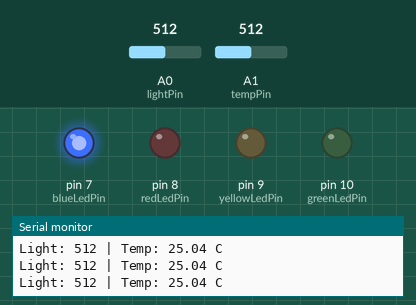
Simulated run of this sketch. Board: Arduino Uno, built with avr-gcc and run on an emulated ATmega328P. Shown: output pins drawn as LEDs (lit = HIGH), the last lines printed to the serial monitor. The test bench sets the inputs (shaded band); at power-on: A1 (tempPin) = 512, A0 (lightPin) = 512.

Above: at 1.8 s.
1.9 s: A1 (tempPin) set to 793
3.4 s: A1 (tempPin) set to 821
At 4.2 s:
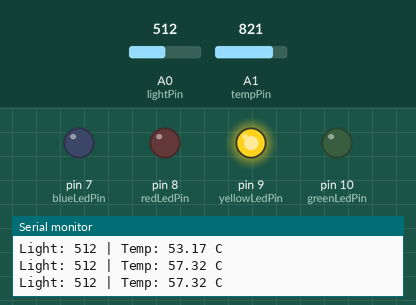
5.0 s: A0 (lightPin) set to 309
6.5 s: A0 (lightPin) set to 282
At 7.7 s:
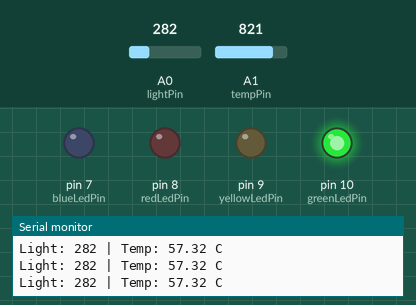
8.0 s: A1 (tempPin) set to 851
At 8.9 s:
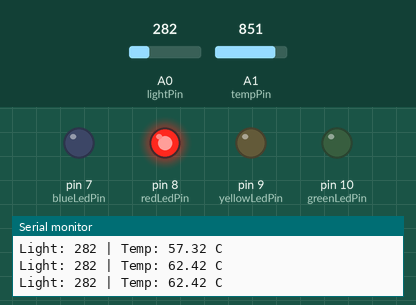
9.5 s: A1 (tempPin) set to 716
At 10.0 s:
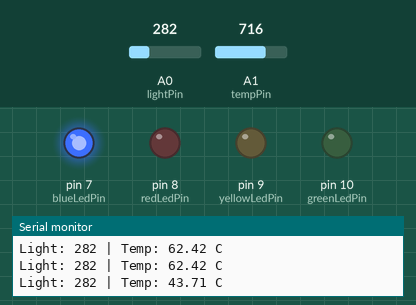
Timing chart, 0 to 12.0 s (numbered marks = the images above; inputs shaded):
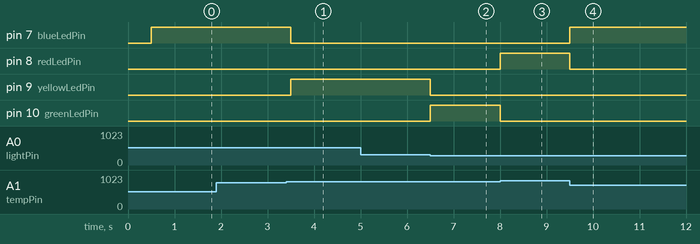

Measured:
- the behaviour switches between 805 and 806 on A1 (tempPin) (found by bisection; images 0 and 1)
- the behaviour switches between 301 and 300 on A0 (lightPin) (found by bisection; images 1 and 2)
- the behaviour switches between 837 and 838 on A1 (tempPin) (found by bisection; images 2 and 3)
- after the input at 3.4 s, pin 7 (blueLedPin): HIGH → LOW after 0.10 s; pin 9 (yellowLedPin): LOW → HIGH after 0.10 s
- after the input at 6.5 s, pin 9 (yellowLedPin): HIGH → LOW at once; pin 10 (greenLedPin): LOW → HIGH at once
- after the input at 8.0 s, pin 8 (redLedPin): LOW → HIGH at once; pin 10 (greenLedPin): HIGH → LOW at once
- after the input at 9.5 s, pin 7 (blueLedPin): LOW → HIGH at once; pin 8 (redLedPin): HIGH → LOW at once

The sketch:

sketch_apr5a.ino
```cpp
#include <Arduino.h>
#include <math.h>

// ---------- PINS ----------
const int lightPin = A0;
const int tempPin = A1;

const int greenLedPin = 10;
const int yellowLedPin = 9;
const int redLedPin = 8;
const int blueLedPin = 7;

// ---------- TIMING ----------
unsigned long lastSampleTime = 0;
const unsigned long sampleInterval = 500;

// ---------- THRESHOLDS ----------
const int lightThreshold = 300;

const float lowTempThreshold = 55.0;
const float highTempThreshold = 60.0;

// ---------- SENSOR FUNCTIONS ----------
float readTemperatureC() {
  int raw = analogRead(tempPin);

  float resistance = (1023.0 - raw) * 100000.0 / raw;

  float temperature =
      1.0 / (log(resistance / 100000.0) / 4275.0 + 1 / 298.15) - 273.15;

  return temperature;
}

int readLight() {
  return analogRead(lightPin);
}

// ---------- LED CONTROL ----------
void setLEDs(bool greenOn, bool yellowOn, bool redOn, bool blueOn) {
  digitalWrite(greenLedPin, greenOn ? HIGH : LOW);
  digitalWrite(yellowLedPin, yellowOn ? HIGH : LOW);
  digitalWrite(redLedPin, redOn ? HIGH : LOW);
  digitalWrite(blueLedPin, blueOn ? HIGH : LOW);
}
// ---------- SETUP ----------
void setup() {
  Serial.begin(9600);

  pinMode(greenLedPin, OUTPUT);
  pinMode(yellowLedPin, OUTPUT);
  pinMode(redLedPin, OUTPUT);
  pinMode(blueLedPin, OUTPUT);

  setLEDs(false, false, false, false);
}

// ---------- LOOP ----------
void loop() {
  unsigned long now = millis();

  if (now - lastSampleTime >= sampleInterval) {
    lastSampleTime = now;

    int light = readLight();
    float temp = readTemperatureC();

    // Print readings
    Serial.print("Light: ");
    Serial.print(light);
    Serial.print(" | Temp: ");
    Serial.print(temp);
    Serial.println(" C");

    // Priority:
    // 1. Too hot -> red
    // 2. Too cold -> blue
    // 3. Too dark -> yellow
    // 4. Otherwise -> green

    if (temp > highTempThreshold) {
      setLEDs(false, false, true, false);
    }
    else if (temp < lowTempThreshold) {
      setLEDs(false, false, false, true);
    }
    else if (light > lightThreshold) {
      setLEDs(false, true, false, false);
    }
    else {
      setLEDs(true, false, false, false);
    }
  }
}
```
